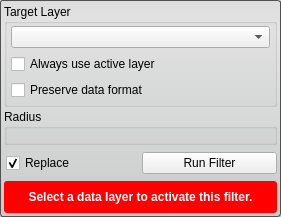
<?xml version="1.0" encoding="UTF-8"?>
<ui version="4.0">
 <class>MedianFilterInterface</class>
 <widget class="QWidget" name="MedianFilterInterface">
  <property name="geometry">
   <rect>
    <x>0</x>
    <y>0</y>
    <width>281</width>
    <height>217</height>
   </rect>
  </property>
  <property name="sizePolicy">
   <sizepolicy hsizetype="Preferred" vsizetype="Preferred">
    <horstretch>0</horstretch>
    <verstretch>0</verstretch>
   </sizepolicy>
  </property>
  <property name="minimumSize">
   <size>
    <width>213</width>
    <height>136</height>
   </size>
  </property>
  <property name="baseSize">
   <size>
    <width>650</width>
    <height>136</height>
   </size>
  </property>
  <property name="windowTitle">
   <string>Median Filter</string>
  </property>
  <property name="styleSheet">
   <string notr="true">QWidget#MedianFilterInterface{
  border-radius: 3px;
  border: 1px solid rgb(80, 80,80);
  background-color: qlineargradient(spread:pad, x1:0.5, y1:0, x2:0.5, y2:0.960227, stop:0 rgba(221, 221, 221, 255), stop:0.155779 rgba(228, 228, 228, 255), stop:1 rgba(202, 204, 204, 255));      
}</string>
  </property>
  <layout class="QVBoxLayout" name="verticalLayout">
   <property name="spacing">
    <number>2</number>
   </property>
   <property name="margin">
    <number>4</number>
   </property>
   <item>
    <widget class="QGroupBox" name="target_groupbox_">
     <property name="title">
      <string>Target Layer</string>
     </property>
     <layout class="QVBoxLayout" name="verticalLayout_5">
      <property name="leftMargin">
       <number>4</number>
      </property>
      <property name="topMargin">
       <number>2</number>
      </property>
      <property name="rightMargin">
       <number>4</number>
      </property>
      <property name="bottomMargin">
       <number>4</number>
      </property>
      <item>
       <widget class="QtUtils::QtDropableComboBox" name="target_layer_">
        <property name="sizePolicy">
         <sizepolicy hsizetype="Ignored" vsizetype="Fixed">
          <horstretch>0</horstretch>
          <verstretch>0</verstretch>
         </sizepolicy>
        </property>
       </widget>
      </item>
      <item>
       <widget class="QWidget" name="widget_3" native="true">
        <property name="minimumSize">
         <size>
          <width>0</width>
          <height>20</height>
         </size>
        </property>
        <layout class="QHBoxLayout" name="horizontalLayout_4">
         <property name="spacing">
          <number>0</number>
         </property>
         <property name="margin">
          <number>0</number>
         </property>
         <item>
          <widget class="QCheckBox" name="use_active_layer_">
           <property name="text">
            <string>Always use active layer</string>
           </property>
          </widget>
         </item>
        </layout>
       </widget>
      </item>
      <item>
       <widget class="QWidget" name="widget_2" native="true">
        <property name="minimumSize">
         <size>
          <width>0</width>
          <height>20</height>
         </size>
        </property>
        <layout class="QHBoxLayout" name="horizontalLayout_3">
         <property name="spacing">
          <number>0</number>
         </property>
         <property name="margin">
          <number>0</number>
         </property>
         <item>
          <widget class="QCheckBox" name="preserve_data_format_">
           <property name="text">
            <string>Preserve data format</string>
           </property>
          </widget>
         </item>
        </layout>
       </widget>
      </item>
     </layout>
    </widget>
   </item>
   <item>
    <widget class="QGroupBox" name="groupBox">
     <property name="title">
      <string>Radius</string>
     </property>
     <layout class="QHBoxLayout" name="horizontalLayout_2">
      <property name="spacing">
       <number>0</number>
      </property>
      <property name="leftMargin">
       <number>4</number>
      </property>
      <property name="topMargin">
       <number>2</number>
      </property>
      <property name="rightMargin">
       <number>4</number>
      </property>
      <property name="bottomMargin">
       <number>4</number>
      </property>
      <item>
       <widget class="QtUtils::QtSliderIntCombo" name="radius_" native="true"/>
      </item>
     </layout>
    </widget>
   </item>
   <item>
    <widget class="QWidget" name="replaceRunWidget" native="true">
     <property name="minimumSize">
      <size>
       <width>0</width>
       <height>32</height>
      </size>
     </property>
     <property name="maximumSize">
      <size>
       <width>16777215</width>
       <height>32</height>
      </size>
     </property>
     <layout class="QHBoxLayout" name="horizontalLayout" stretch="1,1">
      <property name="spacing">
       <number>0</number>
      </property>
      <property name="leftMargin">
       <number>2</number>
      </property>
      <property name="topMargin">
       <number>0</number>
      </property>
      <property name="rightMargin">
       <number>0</number>
      </property>
      <property name="bottomMargin">
       <number>0</number>
      </property>
      <item>
       <widget class="QCheckBox" name="replaceCheckBox">
        <property name="text">
         <string>Replace</string>
        </property>
        <property name="checked">
         <bool>true</bool>
        </property>
       </widget>
      </item>
      <item>
       <widget class="QPushButton" name="runFilterButton">
        <property name="text">
         <string>Run Filter</string>
        </property>
       </widget>
      </item>
     </layout>
    </widget>
   </item>
   <item>
    <widget class="QWidget" name="message_alert_" native="true">
     <property name="minimumSize">
      <size>
       <width>0</width>
       <height>32</height>
      </size>
     </property>
     <property name="maximumSize">
      <size>
       <width>16777215</width>
       <height>32</height>
      </size>
     </property>
     <property name="styleSheet">
      <string notr="true">QLabel#message_{
  color: white;
  font: bold;
}

QWidget#message_alert_{
  border-radius: 3px;
  background-color: red;
}</string>
     </property>
     <layout class="QHBoxLayout" name="horizontalLayout_5">
      <property name="spacing">
       <number>0</number>
      </property>
      <property name="margin">
       <number>4</number>
      </property>
      <item>
       <widget class="QLabel" name="message_">
        <property name="text">
         <string>Select a data layer to activate this filter.</string>
        </property>
        <property name="alignment">
         <set>Qt::AlignCenter</set>
        </property>
        <property name="wordWrap">
         <bool>true</bool>
        </property>
       </widget>
      </item>
     </layout>
    </widget>
   </item>
  </layout>
 </widget>
 <customwidgets>
  <customwidget>
   <class>QtUtils::QtDropableComboBox</class>
   <extends>QComboBox</extends>
   <header location="global">QtUtils/Widgets/QtDropableComboBox.h</header>
  </customwidget>
  <customwidget>
   <class>QtUtils::QtSliderIntCombo</class>
   <extends>QWidget</extends>
   <header location="global">QtUtils/Widgets/QtSliderIntCombo.h</header>
   <container>1</container>
  </customwidget>
 </customwidgets>
 <resources/>
 <connections/>
</ui>
